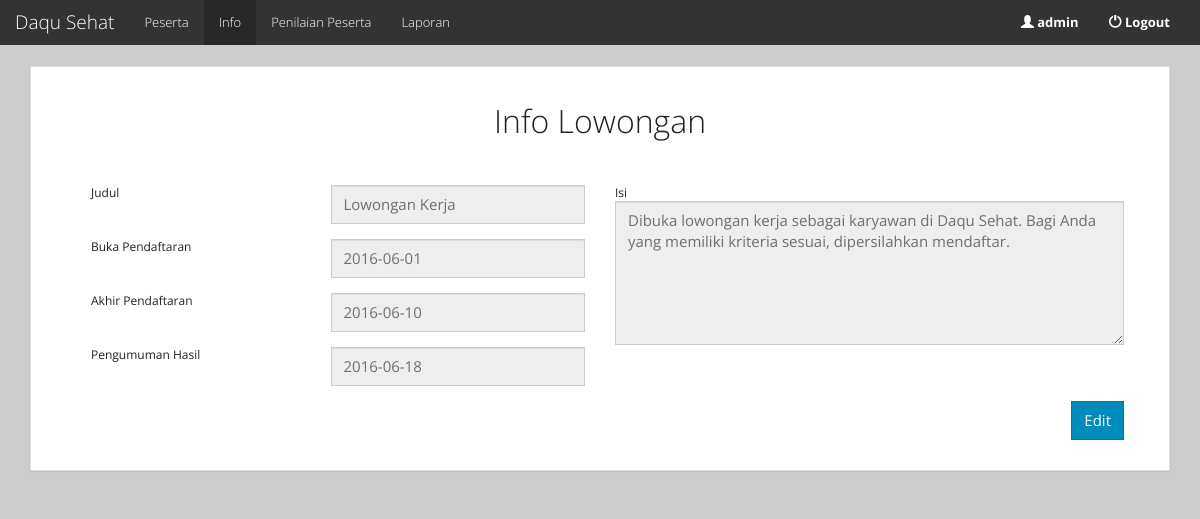
The page /info.php (signed in) on the database its author committed.
### tables this page shows
CREATE TABLE `info` (
  `id` int(11) NOT NULL,
  `judul` varchar(100) NOT NULL,
  `buka_pendaftaran` date NOT NULL,
  `terakhir_pendaftaran` date NOT NULL,
  `pengumuman_hasil` date NOT NULL,
  `isi` text NOT NULL
);

### info.php (the view, shortened to what this page needs)
<?php
	if ($_SESSION['username'] != null && $_SESSION['password'] != null) {
		if ($_SESSION['level'] == 1) {
?>
<!DOCTYPE html>
<html>
<head>
	<link rel="stylesheet" type="text/css" href="plugins/fileinput/css/fileinput.min.css">
	<link rel="stylesheet" type="text/css" href="css/yeti.css">
</head>
<body>
	<nav class="navbar navbar-default">
	  <div class="container-fluid">
	    <div class="navbar-header">
	      <a class="navbar-brand" href="dashboard.php">Daqu Sehat</a>
	    </div>
	    <div class="collapse navbar-collapse" id="bs-example-navbar-collapse-1">
	      <ul class="nav navbar-nav">
	        <li><a href="peserta.php">Peserta <span class="sr-only">(current)</span></a></li>
			<li class="active"><a href="info.php">Info</a></li>
	        <li><a href="nilai_peserta.php">Penilaian Peserta</a></li>
	        <li><a href="laporan.php">Laporan</a></li>
	      </ul>
	      <ul class="nav navbar-nav navbar-right">
	        <li><a href="#"><span class="glyphicon glyphicon-user"></span> <strong><?php echo "".$_SESSION['nama']; ?></strong></a></li>
	        <li><a href="logout.php"><span class="glyphicon glyphicon-off"></span> <strong>Logout</strong></a></li>
	      </ul>
	    </div>
	  </div>
	</nav>
	<div class="container">
		<div class="panel panel-default">
			<div class="panel-body">
				<h2 style="text-align:center;">Info Lowongan</h2>
				<?php
				$qrySelect = "select * from info";
				$qrySelect2 = mysql_query($qrySelect);
				$count = mysql_num_rows($qrySelect2);
				if($count == 0){
					?>
					<div class="panel-body">
						<form action="?content=Input_Event" method="post">
							<fieldset>
							<br>
							<div class="col-xs-6 col-sm-6 col-md-6 col-lg-6">
								<div class="form-group">
									<div class="col-md-6 control-label" for="dtp_input2">Judul</div>
									<div class="input-group  col-md-6">
										<input class="form-control " name="judul" size="10" type="text">
									</div>
								</div>
								<div class="form-group">
									<div class="col-md-6 control-label" for="dtp_input2">Buka Pendaftaran</div>
									<div class="input-group date form_date col-md-6" data-date="" data-date-format="yyyy-mm-dd" data-link-field="dtp_input2" data-link-format="yyyy-mm-dd">
										<input class="form-control" name="buka_pendaftaran" placeholder='yyyy-mm-dd' size="10" type="text"> <span class="input-group-addon"><span class="glyphicon glyphicon-calendar"></span></span>
									</div><input id="dtp_input2" type="hidden" value="">
								</div>
								<div class="form-group">
									<div class="col-md-6 control-label" for="dtp_input2">Akhir Pendaftaran</div>
									<div class="input-group date form_date col-md-6" data-date=""  data-date-format="yyyy-mm-dd" data-link-field="dtp_input2" data-link-format="yyyy-mm-dd">
										<input class="form-control" name="terakhir_pendaftaran" placeholder='yyyy-mm-dd' size="10" type="text"> <span class="input-group-addon"><span class="glyphicon glyphicon-calendar"></span></span>
									</div><input id="dtp_input2" type="hidden" value="">
								</div>
								<div class="form-group">
									<div class="col-md-6 control-label" for="dtp_input2">Pengumuman Hasil</div>
									<div class="input-group date form_date col-md-6" data-date=""  data-date-format="yyyy-mm-dd" data-link-field="dtp_input2" data-link-format="yyyy-mm-dd">
										<input class="form-control" name="pengumuman_hasil" placeholder='yyyy-mm-dd' size="10" type="text"> <span class="input-group-addon"><span class="glyphicon glyphicon-calendar"></span></span>
									</div><input id="dtp_input2" type="hidden" value="">
								</div>
							</div>
							<div class="col-xs-6 col-sm-6 col-md-6 col-lg-6">
									<div class="control-label" for="dtp_input2">Isi</div>
									<textarea class='form-control' name='isi' cols='4' rows='6'></textarea>
							</div>
							<div class="col-xs-12 col-sm-12 col-md-12 col-lg-12">
								<input type="submit" name="add" value="Submit" class="btn btn-primary" style="float:right"> &nbsp&nbsp&nbsp&nbsp
							</div>
							</fieldset>
						</form>
					</div>
					<?php
				}
				else{
					$form_date = "";
					$disabled = "disabled";
					$qrySelect2 = mysql_query($qrySelect);
					$data = mysql_fetch_array($qrySelect2);
					?>
					<div class="panel-body">
						<form action="?content=Input_Event" method="post">
							<fieldset>
							<br>
							<div class="col-xs-6 col-sm-6 col-md-6 col-lg-6">
								<div class="form-group">
									<div class="col-md-6 control-label" for="dtp_input2">Judul</div>
									<div class="input-group  col-md-6">
										<input <?php echo $disabled; ?> class="form-control " name="judul" size="10" type="text" value='<?php echo $data['judul']; ?>'>
									</div>
								</div>
								<div class="form-group">
									<div class="col-md-6 control-label" for="dtp_input2">Buka Pendaftaran</div>
									<div class="input-group <?php echo $form_date; ?> col-md-6" data-date="" data-date-format="yyyy-mm-dd" data-link-field="dtp_input2" data-link-format="yyyy-mm-dd">
										<input <?php echo $disabled; ?> class="form-control" name="buka_pendaftaran" placeholder='yyyy-mm-dd' size="10" type="text" value='<?php echo $data['buka_pendaftaran']; ?>'>
									</div><input id="dtp_input2" type="hidden" value="">
								</div>
								<div class="form-group">
									<div class="col-md-6 control-label" for="dtp_input2">Akhir Pendaftaran</div>
									<div class="input-group <?php echo $form_date; ?> col-md-6" data-date=""  data-date-format="yyyy-mm-dd" data-link-field="dtp_input2" data-link-format="yyyy-mm-dd">
										<input <?php echo $disabled; ?> class="form-control" name="terakhir_pendaftaran" placeholder='yyyy-mm-dd' size="10" type="text" value='<?php echo $data['terakhir_pendaftaran']; ?>'>
									</div><input id="dtp_input2" type="hidden" value="">
								</div>
								<div class="form-group">
									<div class="col-md-6 control-label" for="dtp_input2">Pengumuman Hasil</div>
									<div class="input-group <?php echo $form_date; ?>  col-md-6" data-date=""  data-date-format="yyyy-mm-dd" data-link-field="dtp_input2" data-link-format="yyyy-mm-dd">
										<input <?php echo $disabled; ?> class="form-control" name="pengumuman_hasil" placeholder='yyyy-mm-dd' size="10" type="text" value='<?php echo $data['pengumuman_hasil']; ?>'>
									</div><input id="dtp_input2" type="hidden" value="">
								</div>
							</div>
							<div class="col-xs-6 col-sm-6 col-md-6 col-lg-6">
									<div class="control-label" for="dtp_input2">Isi</div>
									<textarea <?php echo $disabled; ?> class='form-control' name='isi' cols='4' rows='6'><?php echo $data['isi']; ?></textarea>
							</div>
							<div class="col-xs-12 col-sm-12 col-md-12 col-lg-12">
								<?php
									if(isset($_POST['edit'])){
								?>
									<input type="submit" name="edits" value="Edit" class="btn btn-primary" style="float:right"> &nbsp&nbsp&nbsp&nbsp
								<?php
									}
									else{
								?>
									<input type="submit" name="edit" value="Edit" class="btn btn-primary" style="float:right"> &nbsp&nbsp&nbsp&nbsp
								<?php
									}
								?>
							</div>
							</fieldset>
						</form>
					</div>
					<?php
				}
				?>
			</div>
		</div>
	</div>
</body>
</html>
<?php
		}
		else {
			header('location:peserta_seleksi.php');
		}
	}
	else {
		header('location:index.php');
	}
 ?>

### rows shown on the page
info: judul "Lowongan Kerja", buka_pendaftaran "2016-06-01", terakhir_pendaftaran "2016-06-10", pengumuman_hasil "2016-06-18", isi "Dibuka lowongan kerja sebagai karyawan di Daqu Sehat. Bagi Anda yang memiliki kriteria sesuai, dipersilahkan mendaftar."

### other values the page prints
$_SESSION['nama'] "admin"
